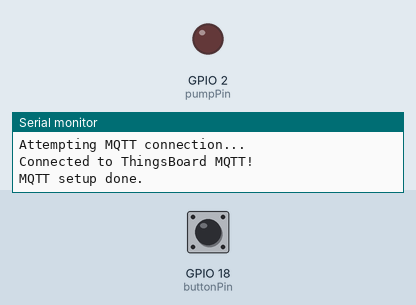
The program below on a simulated ESP32. Parts: output pins drawn as LEDs (lit = HIGH), the last lines printed to the serial monitor. The inputs (shaded band) are chosen by the test bench; at power-on: GPIO 18 (buttonPin) HIGH. WiFi joins after 1.5 s; servers stay silent unless stated; no MQTT or app messages arrive unless stated.

Above: at 2.7 s.
2.8 s: GPIO 18 (buttonPin) pulled LOW for 1 s
At 4.9 s:
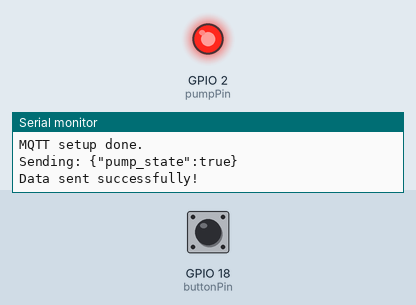
7.5 s: GPIO 18 (buttonPin) pulled LOW for 0.6 s
At 8.4 s:
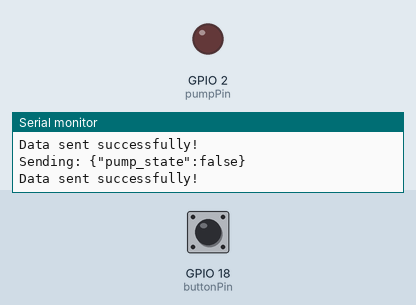
9.6 s: GPIO 18 (buttonPin) pulled LOW for 3.2 s
At 11.5 s:
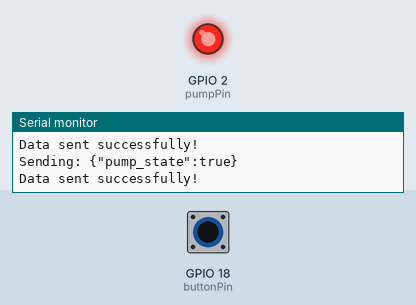
Timing chart, 0 to 13.6 s (numbered marks = the images above; inputs shaded):
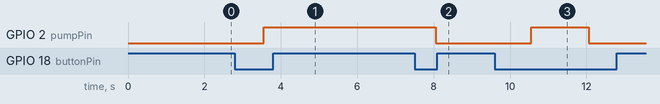

Measured:
- after the input at 2.8 s, GPIO 2 (pumpPin): LOW → HIGH after 0.76 s
- after the input at 7.5 s, GPIO 2 (pumpPin): HIGH → LOW after 0.56 s
- after the input at 9.6 s, GPIO 2 (pumpPin): LOW → HIGH after 0.96 s, → LOW 1.5 s later

The program:

main.cpp
```cpp
#include <WiFi.h>
#include <PubSubClient.h>
#include <ArduinoJson.h>

// Cấu hình WiFi
const char* ssid = "Wokwi-GUEST";
const char* password = "";

// Cấu hình ThingsBoard
const char* thingsboardServer = "thingsboard.cloud";
const char* accessToken = "ubvcrKrhXVLyYtTBnVXU";

WiFiClient espClient;
PubSubClient client(espClient);

const int buttonPin = 18; // Nút nhấn
const int pumpPin = 2;
bool pumpState = false;

// Kết nối WiFi
void setupWiFi() {
    WiFi.begin(ssid, password);
    while (WiFi.status() != WL_CONNECTED) {
        delay(500);
        Serial.print(".");
    }
    Serial.println("\nWiFi connected");
}

// Callback khi nhận dữ liệu từ ThingsBoard
void callback(char* topic, byte* payload, unsigned int length) {
    String message;
    for (int i = 0; i < length; i++) {
        message += (char)payload[i];
    }

    Serial.println("Received from ThingsBoard: " + message);

    // Phân tích chuỗi JSON
    StaticJsonDocument<256> doc;
    DeserializationError error = deserializeJson(doc, message);

    if (error) {
        Serial.println("Failed to parse JSON!");
        return;
    }

    // Kiểm tra trường "method"
    String method = doc["method"];

    if (method == "setState") {
        // Xử lý setState
        bool params = doc["params"];
        if (params) {
            digitalWrite(pumpPin, HIGH);
            pumpState = true;
            Serial.println("Pump turned ON");
        } else {
            digitalWrite(pumpPin, LOW);
            pumpState = false;
            Serial.println("Pump turned OFF");
        }
    } else if (method == "led") {
        // Xử lý led
        JsonObject params = doc["params"];
        String ledMethod = params["method"];
        if (ledMethod == "on" || ledMethod == "true") {
            digitalWrite(pumpPin, HIGH);
            pumpState = true;
            Serial.println("LED turned ON");
        } else if (ledMethod == "off" || ledMethod == "false") {
            digitalWrite(pumpPin, LOW);
            pumpState = false;
            Serial.println("LED turned OFF");
        } else {
            Serial.println("Unknown LED method");
        }
    } else {
        Serial.println("Unknown method received");
    }
}

// Kết nối MQTT với ThingsBoard
void setupMQTT() {
  Serial.println("Starting MQTT connection...");
  client.setServer(thingsboardServer, 1883);
  client.setCallback(callback);

  unsigned long startAttemptTime = millis();
  while (!client.connected()) {
      if (millis() - startAttemptTime > 5000) { // Timeout sau 5 giây
          Serial.println("MQTT connection timeout! Check access token and server.");
          return;
      }

      Serial.println("Attempting MQTT connection...");
      if (client.connect("ESP32_Client", accessToken, NULL)) {
          Serial.println("Connected to ThingsBoard MQTT!");
          client.subscribe("v1/devices/me/rpc/request/+");
      } else {
          Serial.print("Failed, MQTT state = ");
          Serial.println(client.state());
          delay(1000);
      }
  }
}

void sendPumpState() {
  StaticJsonDocument<256> doc;
  doc["pump_state"] = pumpState;  // Giá trị true hoặc false

  char buffer[256];
  serializeJson(doc, buffer);

  Serial.print("Sending: ");
  Serial.println(buffer);

  // Gửi dữ liệu lên ThingsBoard
  if (client.publish("v1/devices/me/telemetry", buffer)) {
      Serial.println("Data sent successfully!");
  } else {
      Serial.println("Failed to send data!");
  }
}
void setup() {
    Serial.begin(115200);
    Serial.println("Starting ESP32...");
    pinMode(buttonPin, INPUT_PULLUP);
    pinMode(pumpPin, OUTPUT);

    setupWiFi();
    Serial.println("WiFi setup done.");
    setupMQTT();
    Serial.println("MQTT setup done.");
}

void loop() {
    if (!client.connected()) {
        setupMQTT();
    }
    client.loop();

    // Kiểm tra nút nhấn
    if (digitalRead(buttonPin) == LOW) {
        pumpState = !pumpState;
        digitalWrite(pumpPin, pumpState ? HIGH : LOW);
        sendPumpState();
        delay(500);
    }

    delay(1000);
}
```
